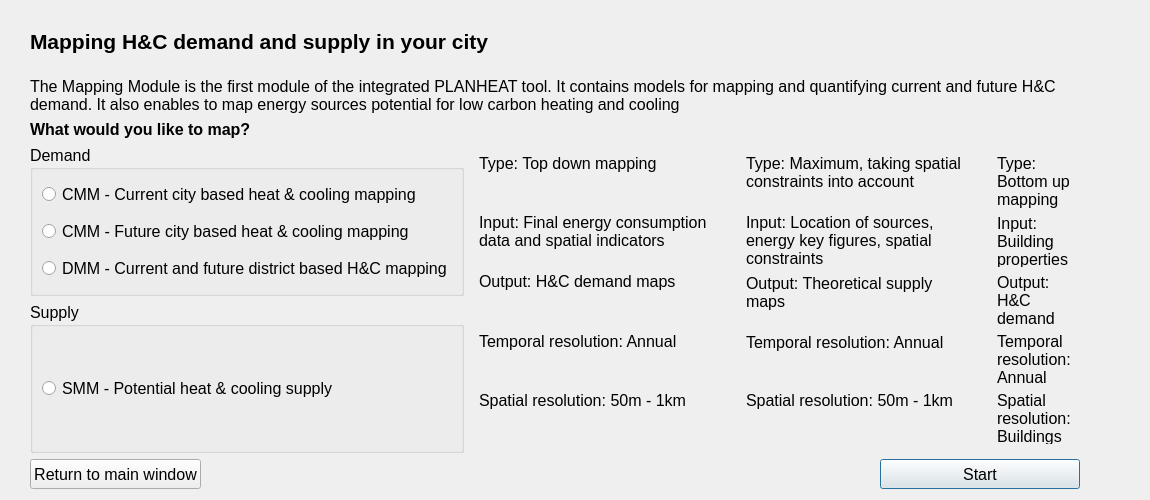
<?xml version="1.0" encoding="UTF-8"?>
<ui version="4.0">
 <class>PlanheatIntegrationDialogBase</class>
 <widget class="QDialog" name="PlanheatIntegrationDialogBase">
  <property name="geometry">
   <rect>
    <x>0</x>
    <y>0</y>
    <width>1150</width>
    <height>500</height>
   </rect>
  </property>
  <property name="minimumSize">
   <size>
    <width>500</width>
    <height>200</height>
   </size>
  </property>
  <property name="windowTitle">
   <string>PLANHEAT Mapping Module</string>
  </property>
  <layout class="QGridLayout" name="gridLayout_2">
   <property name="leftMargin">
    <number>30</number>
   </property>
   <property name="rightMargin">
    <number>30</number>
   </property>
   <item row="7" column="0" colspan="5">
    <layout class="QHBoxLayout" name="horizontalLayout_2">
     <item>
      <layout class="QVBoxLayout" name="verticalLayout">
       <item>
        <widget class="QGroupBox" name="demandGroup">
         <property name="sizePolicy">
          <sizepolicy hsizetype="Preferred" vsizetype="Preferred">
           <horstretch>0</horstretch>
           <verstretch>0</verstretch>
          </sizepolicy>
         </property>
         <property name="maximumSize">
          <size>
           <width>99999</width>
           <height>99999</height>
          </size>
         </property>
         <property name="font">
          <font>
           <pointsize>12</pointsize>
          </font>
         </property>
         <property name="title">
          <string>Demand</string>
         </property>
         <layout class="QVBoxLayout" name="verticalLayout_3">
          <item>
           <widget class="QRadioButton" name="currentRadio">
            <property name="sizePolicy">
             <sizepolicy hsizetype="Preferred" vsizetype="Preferred">
              <horstretch>0</horstretch>
              <verstretch>0</verstretch>
             </sizepolicy>
            </property>
            <property name="toolTip">
             <string>CMM - City mapping module</string>
            </property>
            <property name="text">
             <string>CMM - Current city based heat &amp;&amp; cooling mapping</string>
            </property>
            <property name="autoRepeat">
             <bool>false</bool>
            </property>
            <attribute name="buttonGroup">
             <string notr="true">buttonGroup</string>
            </attribute>
           </widget>
          </item>
          <item>
           <widget class="QRadioButton" name="futureRadio">
            <property name="sizePolicy">
             <sizepolicy hsizetype="Minimum" vsizetype="Preferred">
              <horstretch>0</horstretch>
              <verstretch>0</verstretch>
             </sizepolicy>
            </property>
            <property name="toolTip">
             <string>CMM - City mapping module</string>
            </property>
            <property name="text">
             <string>CMM - Future city based heat &amp;&amp; cooling mapping</string>
            </property>
            <property name="autoRepeat">
             <bool>false</bool>
            </property>
            <attribute name="buttonGroup">
             <string notr="true">buttonGroup</string>
            </attribute>
           </widget>
          </item>
          <item>
           <widget class="QRadioButton" name="districtRadio">
            <property name="sizePolicy">
             <sizepolicy hsizetype="Minimum" vsizetype="Preferred">
              <horstretch>0</horstretch>
              <verstretch>0</verstretch>
             </sizepolicy>
            </property>
            <property name="toolTip">
             <string>DMM - District mapping module</string>
            </property>
            <property name="text">
             <string>DMM - Current and future district based H&amp;&amp;C mapping</string>
            </property>
            <property name="autoRepeat">
             <bool>false</bool>
            </property>
            <attribute name="buttonGroup">
             <string notr="true">buttonGroup</string>
            </attribute>
           </widget>
          </item>
         </layout>
        </widget>
       </item>
       <item>
        <widget class="QGroupBox" name="supplyGroup">
         <property name="maximumSize">
          <size>
           <width>16777215</width>
           <height>999999</height>
          </size>
         </property>
         <property name="font">
          <font>
           <pointsize>12</pointsize>
          </font>
         </property>
         <property name="title">
          <string>Supply</string>
         </property>
         <layout class="QVBoxLayout" name="verticalLayout_4">
          <item>
           <widget class="QRadioButton" name="supplyRadio">
            <property name="sizePolicy">
             <sizepolicy hsizetype="Minimum" vsizetype="Preferred">
              <horstretch>0</horstretch>
              <verstretch>0</verstretch>
             </sizepolicy>
            </property>
            <property name="toolTip">
             <string>SMM - Supply mapping module</string>
            </property>
            <property name="text">
             <string>SMM - Potential heat &amp;&amp; cooling supply</string>
            </property>
            <property name="autoRepeat">
             <bool>false</bool>
            </property>
            <attribute name="buttonGroup">
             <string notr="true">buttonGroup</string>
            </attribute>
           </widget>
          </item>
         </layout>
        </widget>
       </item>
      </layout>
     </item>
     <item>
      <widget class="QWidget" name="infoCmmWidget" native="true">
       <layout class="QVBoxLayout" name="verticalLayout_5">
        <item>
         <widget class="QLabel" name="label_39">
          <property name="font">
           <font>
            <pointsize>12</pointsize>
           </font>
          </property>
          <property name="text">
           <string>Type: Top down mapping</string>
          </property>
          <property name="alignment">
           <set>Qt::AlignLeading|Qt::AlignLeft|Qt::AlignTop</set>
          </property>
          <property name="wordWrap">
           <bool>true</bool>
          </property>
         </widget>
        </item>
        <item>
         <widget class="QLabel" name="label_38">
          <property name="font">
           <font>
            <pointsize>12</pointsize>
           </font>
          </property>
          <property name="text">
           <string>Input: Final energy consumption data and spatial indicators</string>
          </property>
          <property name="alignment">
           <set>Qt::AlignLeading|Qt::AlignLeft|Qt::AlignTop</set>
          </property>
          <property name="wordWrap">
           <bool>true</bool>
          </property>
         </widget>
        </item>
        <item>
         <widget class="QLabel" name="label_40">
          <property name="font">
           <font>
            <pointsize>12</pointsize>
           </font>
          </property>
          <property name="text">
           <string>Output: H&amp;C demand maps</string>
          </property>
          <property name="alignment">
           <set>Qt::AlignLeading|Qt::AlignLeft|Qt::AlignTop</set>
          </property>
          <property name="wordWrap">
           <bool>true</bool>
          </property>
         </widget>
        </item>
        <item>
         <widget class="QLabel" name="label_41">
          <property name="font">
           <font>
            <pointsize>12</pointsize>
           </font>
          </property>
          <property name="text">
           <string>Temporal resolution: Annual</string>
          </property>
          <property name="alignment">
           <set>Qt::AlignLeading|Qt::AlignLeft|Qt::AlignTop</set>
          </property>
          <property name="wordWrap">
           <bool>true</bool>
          </property>
         </widget>
        </item>
        <item>
         <widget class="QLabel" name="label_42">
          <property name="font">
           <font>
            <pointsize>12</pointsize>
           </font>
          </property>
          <property name="text">
           <string>Spatial resolution: 50m - 1km</string>
          </property>
          <property name="alignment">
           <set>Qt::AlignLeading|Qt::AlignLeft|Qt::AlignTop</set>
          </property>
          <property name="wordWrap">
           <bool>true</bool>
          </property>
         </widget>
        </item>
       </layout>
      </widget>
     </item>
     <item>
      <widget class="QWidget" name="infoSupplyWidget" native="true">
       <layout class="QVBoxLayout" name="verticalLayout_6">
        <item>
         <widget class="QLabel" name="label_49">
          <property name="font">
           <font>
            <pointsize>12</pointsize>
           </font>
          </property>
          <property name="text">
           <string>Type: Maximum, taking spatial constraints into account</string>
          </property>
          <property name="alignment">
           <set>Qt::AlignLeading|Qt::AlignLeft|Qt::AlignTop</set>
          </property>
          <property name="wordWrap">
           <bool>true</bool>
          </property>
         </widget>
        </item>
        <item>
         <widget class="QLabel" name="label_48">
          <property name="font">
           <font>
            <pointsize>12</pointsize>
           </font>
          </property>
          <property name="text">
           <string>Input: Location of sources, energy key figures, spatial constraints</string>
          </property>
          <property name="alignment">
           <set>Qt::AlignLeading|Qt::AlignLeft|Qt::AlignTop</set>
          </property>
          <property name="wordWrap">
           <bool>true</bool>
          </property>
         </widget>
        </item>
        <item>
         <widget class="QLabel" name="label_50">
          <property name="font">
           <font>
            <pointsize>12</pointsize>
           </font>
          </property>
          <property name="text">
           <string>Output: Theoretical supply maps</string>
          </property>
          <property name="alignment">
           <set>Qt::AlignLeading|Qt::AlignLeft|Qt::AlignTop</set>
          </property>
          <property name="wordWrap">
           <bool>true</bool>
          </property>
         </widget>
        </item>
        <item>
         <widget class="QLabel" name="label_51">
          <property name="font">
           <font>
            <pointsize>12</pointsize>
           </font>
          </property>
          <property name="text">
           <string>Temporal resolution: Annual</string>
          </property>
          <property name="alignment">
           <set>Qt::AlignLeading|Qt::AlignLeft|Qt::AlignTop</set>
          </property>
          <property name="wordWrap">
           <bool>true</bool>
          </property>
         </widget>
        </item>
        <item>
         <widget class="QLabel" name="label_52">
          <property name="font">
           <font>
            <pointsize>12</pointsize>
           </font>
          </property>
          <property name="text">
           <string>Spatial resolution: 50m - 1km</string>
          </property>
          <property name="alignment">
           <set>Qt::AlignLeading|Qt::AlignLeft|Qt::AlignTop</set>
          </property>
          <property name="wordWrap">
           <bool>true</bool>
          </property>
         </widget>
        </item>
       </layout>
      </widget>
     </item>
     <item>
      <widget class="QWidget" name="infoDmmWidget" native="true">
       <layout class="QVBoxLayout" name="verticalLayout_7">
        <item>
         <widget class="QLabel" name="label_44">
          <property name="font">
           <font>
            <pointsize>12</pointsize>
           </font>
          </property>
          <property name="text">
           <string>Type: Bottom up mapping</string>
          </property>
          <property name="alignment">
           <set>Qt::AlignLeading|Qt::AlignLeft|Qt::AlignTop</set>
          </property>
          <property name="wordWrap">
           <bool>true</bool>
          </property>
         </widget>
        </item>
        <item>
         <widget class="QLabel" name="label_43">
          <property name="font">
           <font>
            <pointsize>12</pointsize>
           </font>
          </property>
          <property name="text">
           <string>Input: Building properties</string>
          </property>
          <property name="alignment">
           <set>Qt::AlignLeading|Qt::AlignLeft|Qt::AlignTop</set>
          </property>
          <property name="wordWrap">
           <bool>true</bool>
          </property>
         </widget>
        </item>
        <item>
         <widget class="QLabel" name="label_45">
          <property name="font">
           <font>
            <pointsize>12</pointsize>
           </font>
          </property>
          <property name="text">
           <string>Output: H&amp;C demand maps</string>
          </property>
          <property name="alignment">
           <set>Qt::AlignLeading|Qt::AlignLeft|Qt::AlignTop</set>
          </property>
          <property name="wordWrap">
           <bool>true</bool>
          </property>
         </widget>
        </item>
        <item>
         <widget class="QLabel" name="label_46">
          <property name="font">
           <font>
            <pointsize>12</pointsize>
           </font>
          </property>
          <property name="text">
           <string>Temporal resolution: Annual and hourly</string>
          </property>
          <property name="alignment">
           <set>Qt::AlignLeading|Qt::AlignLeft|Qt::AlignTop</set>
          </property>
          <property name="wordWrap">
           <bool>true</bool>
          </property>
         </widget>
        </item>
        <item>
         <widget class="QLabel" name="label_47">
          <property name="font">
           <font>
            <pointsize>12</pointsize>
           </font>
          </property>
          <property name="text">
           <string>Spatial resolution: Buildings</string>
          </property>
          <property name="alignment">
           <set>Qt::AlignLeading|Qt::AlignLeft|Qt::AlignTop</set>
          </property>
          <property name="wordWrap">
           <bool>true</bool>
          </property>
         </widget>
        </item>
       </layout>
      </widget>
     </item>
     <item>
      <widget class="QLabel" name="cmm_image">
       <property name="maximumSize">
        <size>
         <width>150</width>
         <height>120</height>
        </size>
       </property>
       <property name="text">
        <string/>
       </property>
       <property name="pixmap">
        <pixmap resource="resources.qrc">:/plugins/PlanheatMappingModule/cmm.png</pixmap>
       </property>
       <property name="scaledContents">
        <bool>true</bool>
       </property>
      </widget>
     </item>
     <item>
      <widget class="QLabel" name="dmm_image">
       <property name="maximumSize">
        <size>
         <width>150</width>
         <height>120</height>
        </size>
       </property>
       <property name="text">
        <string/>
       </property>
       <property name="pixmap">
        <pixmap resource="resources.qrc">:/plugins/PlanheatMappingModule/dmm.png</pixmap>
       </property>
       <property name="scaledContents">
        <bool>true</bool>
       </property>
      </widget>
     </item>
     <item>
      <widget class="QLabel" name="smm_image">
       <property name="maximumSize">
        <size>
         <width>150</width>
         <height>120</height>
        </size>
       </property>
       <property name="text">
        <string/>
       </property>
       <property name="pixmap">
        <pixmap resource="resources.qrc">:/plugins/PlanheatMappingModule/supply.png</pixmap>
       </property>
       <property name="scaledContents">
        <bool>true</bool>
       </property>
      </widget>
     </item>
    </layout>
   </item>
   <item row="8" column="4">
    <widget class="QPushButton" name="startButton">
     <property name="minimumSize">
      <size>
       <width>100</width>
       <height>30</height>
      </size>
     </property>
     <property name="maximumSize">
      <size>
       <width>200</width>
       <height>30</height>
      </size>
     </property>
     <property name="font">
      <font>
       <pointsize>12</pointsize>
      </font>
     </property>
     <property name="text">
      <string>Start</string>
     </property>
    </widget>
   </item>
   <item row="0" column="4">
    <widget class="QLabel" name="label_4">
     <property name="minimumSize">
      <size>
       <width>240</width>
       <height>60</height>
      </size>
     </property>
     <property name="maximumSize">
      <size>
       <width>240</width>
       <height>60</height>
      </size>
     </property>
     <property name="layoutDirection">
      <enum>Qt::RightToLeft</enum>
     </property>
     <property name="text">
      <string/>
     </property>
     <property name="pixmap">
      <pixmap resource="resources.qrc">:/plugins/PlanheatMappingModule/PLANHEAT/PlanHeatPrincipal.png</pixmap>
     </property>
     <property name="scaledContents">
      <bool>true</bool>
     </property>
    </widget>
   </item>
   <item row="0" column="0" colspan="4">
    <widget class="QLabel" name="label">
     <property name="sizePolicy">
      <sizepolicy hsizetype="Fixed" vsizetype="Fixed">
       <horstretch>0</horstretch>
       <verstretch>0</verstretch>
      </sizepolicy>
     </property>
     <property name="maximumSize">
      <size>
       <width>99999</width>
       <height>9999</height>
      </size>
     </property>
     <property name="font">
      <font>
       <pointsize>16</pointsize>
       <weight>75</weight>
       <bold>true</bold>
      </font>
     </property>
     <property name="text">
      <string>Mapping H&amp;C demand and supply in your city</string>
     </property>
    </widget>
   </item>
   <item row="1" column="0" colspan="5">
    <widget class="QLabel" name="label_2">
     <property name="sizePolicy">
      <sizepolicy hsizetype="Preferred" vsizetype="Preferred">
       <horstretch>0</horstretch>
       <verstretch>0</verstretch>
      </sizepolicy>
     </property>
     <property name="maximumSize">
      <size>
       <width>99999</width>
       <height>99999</height>
      </size>
     </property>
     <property name="font">
      <font>
       <pointsize>12</pointsize>
      </font>
     </property>
     <property name="text">
      <string>The Mapping Module is the first module of the integrated PLANHEAT tool. It contains models for mapping and quantifying current and future H&amp;C demand. It also enables to map energy sources potential for low carbon heating and cooling</string>
     </property>
     <property name="scaledContents">
      <bool>true</bool>
     </property>
     <property name="alignment">
      <set>Qt::AlignLeading|Qt::AlignLeft|Qt::AlignTop</set>
     </property>
     <property name="wordWrap">
      <bool>true</bool>
     </property>
    </widget>
   </item>
   <item row="5" column="0" colspan="5">
    <widget class="QLabel" name="fileLabel_2">
     <property name="sizePolicy">
      <sizepolicy hsizetype="Preferred" vsizetype="Maximum">
       <horstretch>0</horstretch>
       <verstretch>0</verstretch>
      </sizepolicy>
     </property>
     <property name="maximumSize">
      <size>
       <width>16777215</width>
       <height>30</height>
      </size>
     </property>
     <property name="font">
      <font>
       <pointsize>12</pointsize>
       <weight>75</weight>
       <bold>true</bold>
      </font>
     </property>
     <property name="text">
      <string>What would you like to map?</string>
     </property>
     <property name="wordWrap">
      <bool>false</bool>
     </property>
    </widget>
   </item>
   <item row="8" column="0">
    <widget class="QPushButton" name="returnButton">
     <property name="minimumSize">
      <size>
       <width>100</width>
       <height>30</height>
      </size>
     </property>
     <property name="maximumSize">
      <size>
       <width>200</width>
       <height>30</height>
      </size>
     </property>
     <property name="font">
      <font>
       <pointsize>12</pointsize>
      </font>
     </property>
     <property name="text">
      <string>Return to main window</string>
     </property>
    </widget>
   </item>
  </layout>
  <zorder>fileLabel_2</zorder>
  <zorder>label</zorder>
  <zorder>label_2</zorder>
  <zorder>startButton</zorder>
  <zorder>label_4</zorder>
  <zorder>returnButton</zorder>
 </widget>
 <resources/>
 <connections/>
 <buttongroups>
  <buttongroup name="buttonGroup"/>
 </buttongroups>
</ui>
